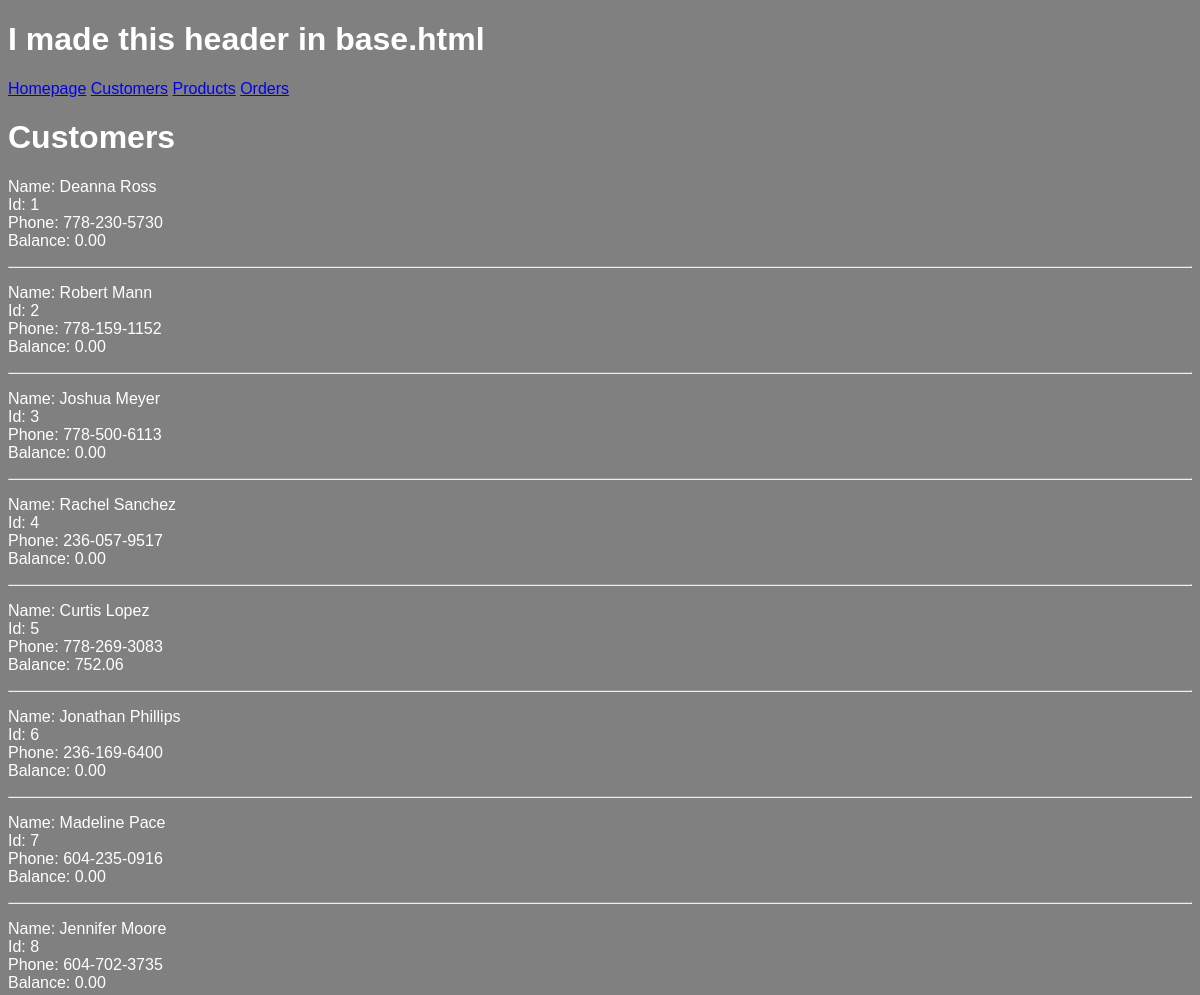
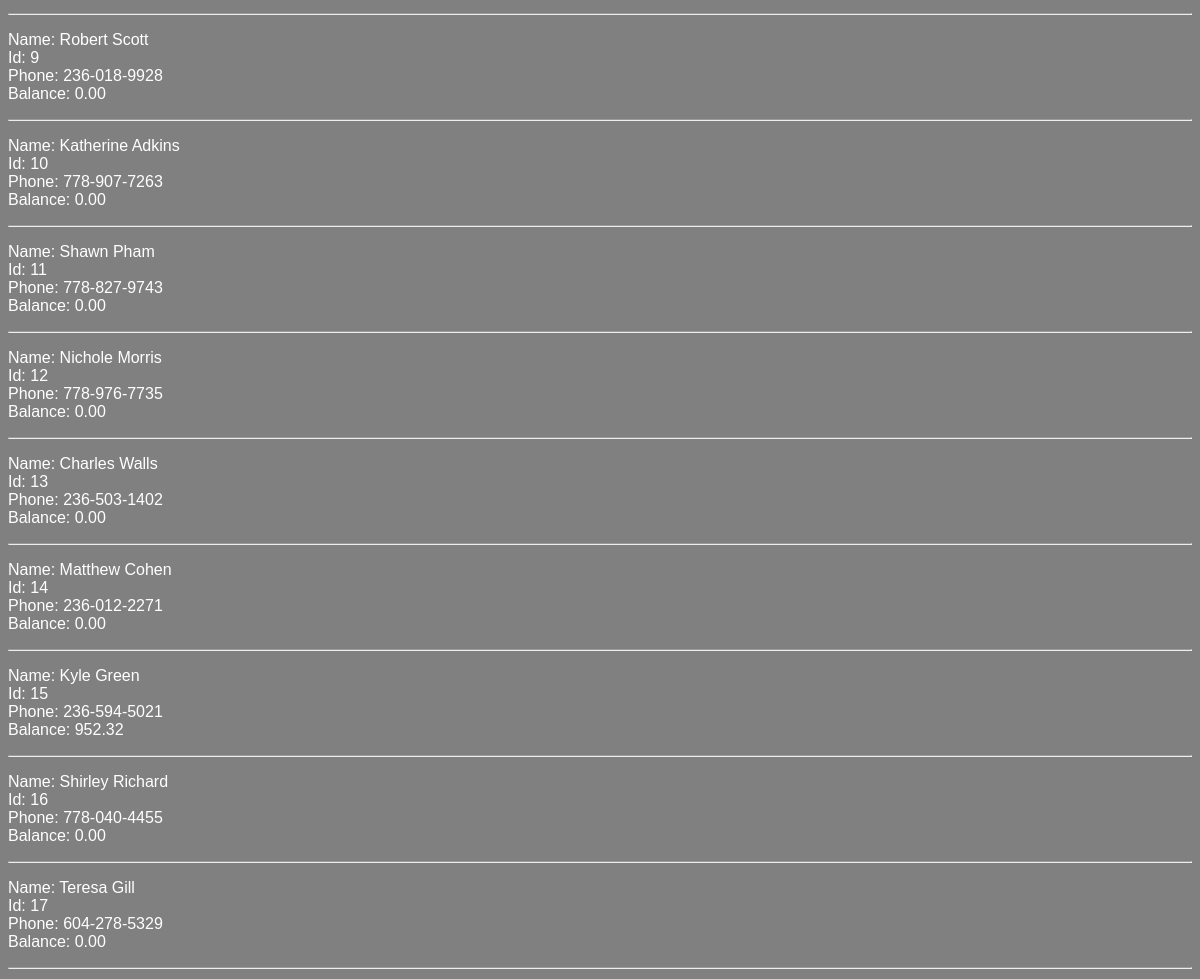
/customers (upper part), run on an earlier commit of the app's database (2 pictures, top to bottom).
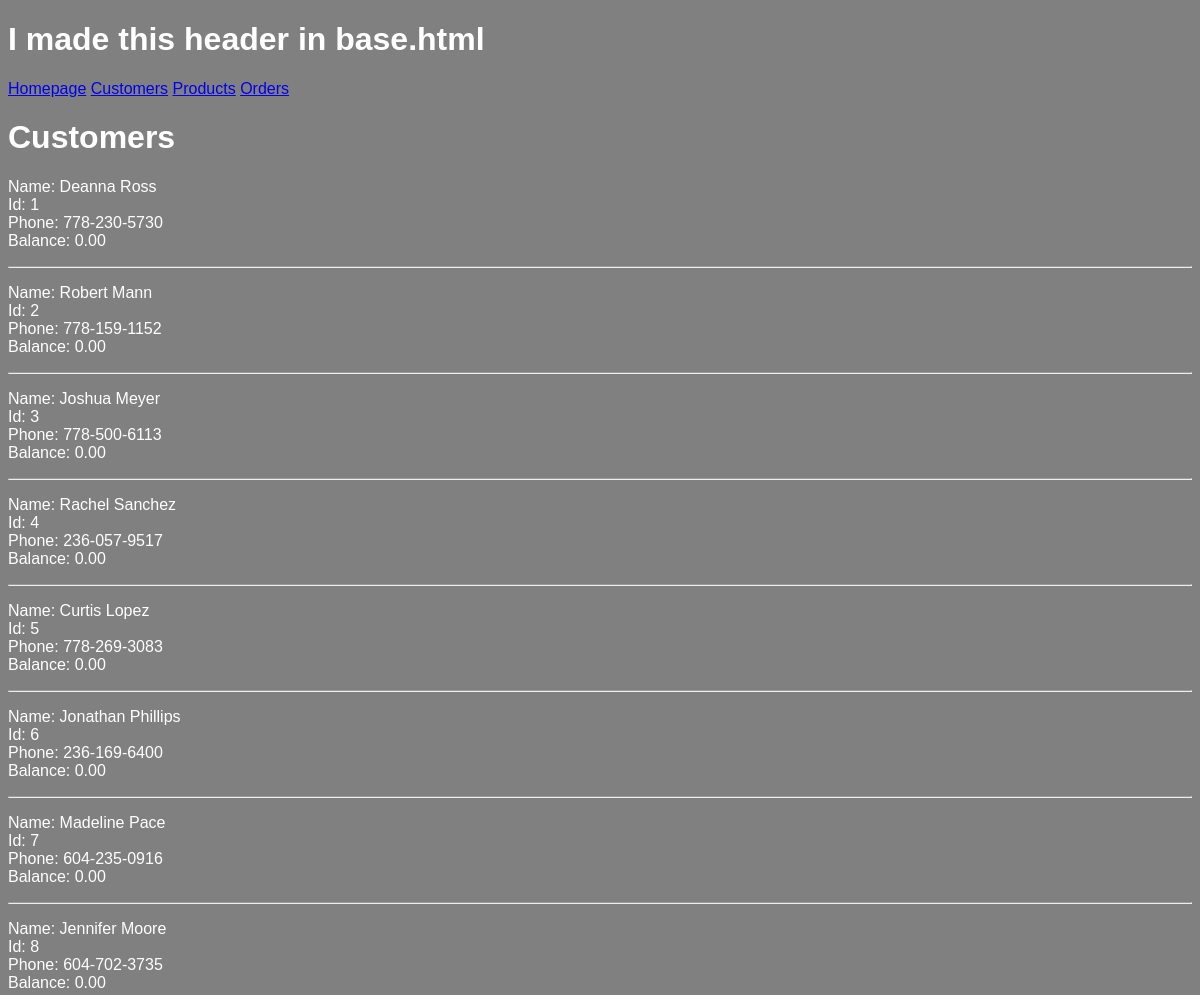
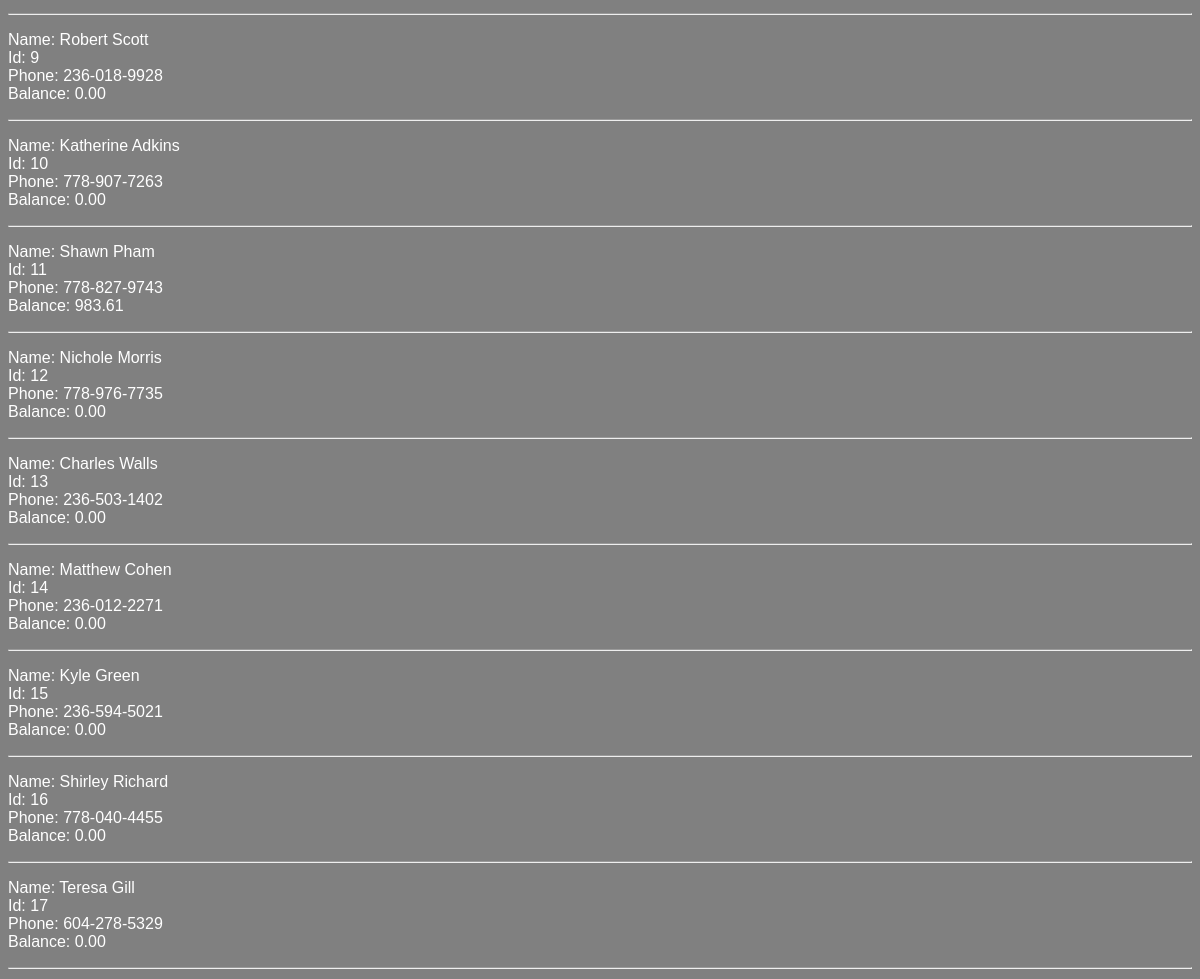
And on a later commit of the database (2 pictures, top to bottom).
### models.py (models this page shows, shortened)
class Customer(db.Model):
	id = mapped_column(Integer, primary_key=True)
	name = mapped_column(String(200), nullable=False, unique=True)
	phone = mapped_column(String(20), nullable=False)
	balance = mapped_column(DECIMAL(18, 2), nullable=False, default=0)
	orders = relationship("Order")

### routes/html.py (the view)
@html_bp.route('/customers')
def customers():
    customer_list = Customer.query.all()
    return render_template('customers.html', customers=customer_list)

### templates/customers.html
{% extends "base.html" %}
{% block content %}
<h1>Customers</h1>
{% for customer in customers %}
<p>
    <span> Name: {{ customer.name }}</span> <br>
    <span>Id: {{ customer.id }}</span> <br>
    <span>Phone: {{ customer.phone }}</span> <br>
    <span>Balance: {{ customer.balance }}</span> <br> <hr>
</p>
{% endfor %}
{% endblock %}

What changed in the data, as far as the page shows it:
changed Customer "Curtis Lopez": balance "752.06" → "0.00"
changed Customer "Shawn Pham": balance "0.00" → "983.61"
changed Customer "Kyle Green": balance "952.32" → "0.00"
